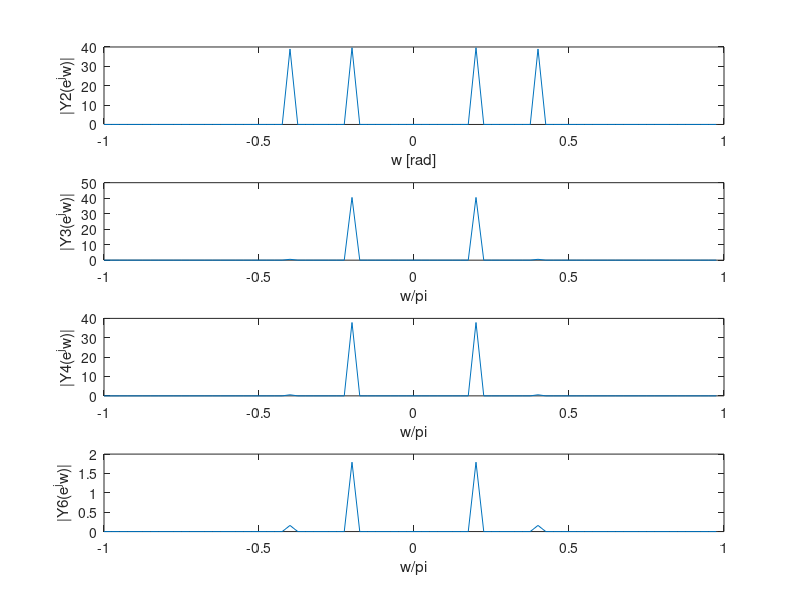
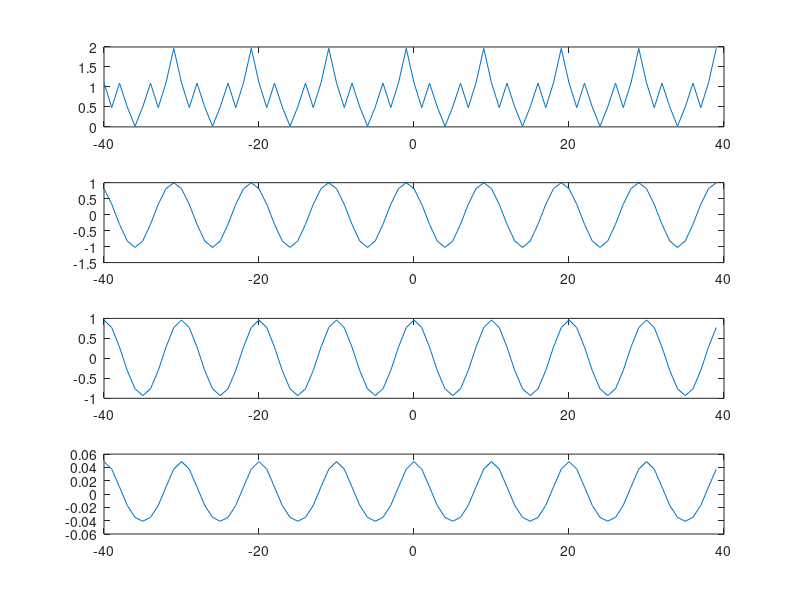

MATLAB code for these plots, in order:
load LPF.mat

n=-40:1:39;
x=2*cos((1/10)*pi*n).*cos((3/10)*pi*n);
X=fft(x);
H2=fft(h2);
Y2=X.*H2;
N=80;
w = 2*pi * (0:(N-1)) / N;
w2 = fftshift(w);
w3 = unwrap(w2 - 2*pi);
figure
subplot(4,1,1)
%Plot output spectrum Y2
plot(w3/pi,fftshift(abs(Y2)))
xlabel('w [rad]');
ylabel('|Y2(e^jw)|');

%Plot output spectrum Y3
H3=fft(h3);
Y3=X.*H3;
subplot(4,1,2)
plot(w3/pi,fftshift(abs(Y3)))
xlabel('w/pi');
ylabel('|Y3(e^jw)|');

%Plot output spectrum Y4
H4=abs(fft(h4));
Y4=X.*H4;
subplot(4,1,3)
plot(w3/pi,fftshift(abs(Y4)))
xlabel('w/pi');
ylabel('|Y4(e^jw)|');

%Plot output spectrum Y6
H6=abs(fft(h6));
Y6=X.*H6;
subplot(4,1,4)
plot(w3/pi,fftshift(abs(Y6)))
xlabel('w/pi');
ylabel('|Y6(e^jw)|');

figure %for question 5
y2=ifft(Y2);
subplot(4,1,1)
plot(n,abs(y2))

y3=ifft(Y3);
subplot(4,1,2)
plot(n,y3)

y4=ifft(Y4);
subplot(4,1,3)
plot(n,y4)

y6=ifft(Y6);
subplot(4,1,4)
plot(n,y6)